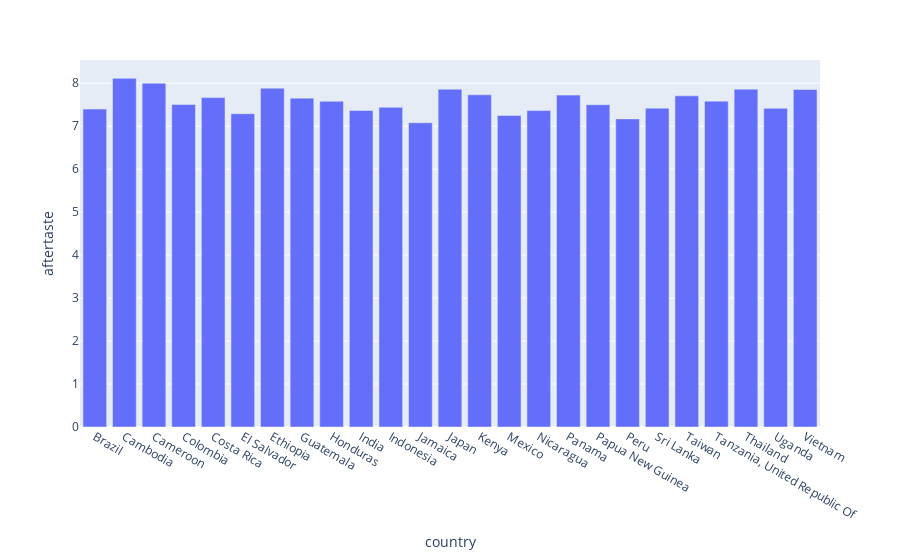

Notebook code for this chart:
### Code cell
coffee_grouped_flavor = working.groupby('country')['aftertaste'].mean().reset_index()
px.bar(coffee_grouped_flavor, x='country', y='aftertaste')

### Figure 1 — Plotly figure (JSON) as saved in the notebook; plotly's stock layout.template omitted (floating-point values rounded to 4 significant figures)
{"data": [{"hovertemplate": "country=%{x}<br>aftertaste=%{y}<extra></extra>", "legendgroup": "", "marker": {"color": "#636efa", "pattern": {"shape": ""}}, "name": "", "orientation": "v", "showlegend": false, "textposition": "auto", "type": "bar", "x": ["Brazil", "Cambodia", "Cameroon", "Colombia", "Costa Rica", "El Salvador", "Ethiopia", "Guatemala", "Honduras", "India", "Indonesia", "Jamaica", "Japan", "Kenya", "Mexico", "Nicaragua", "Panama", "Papua New Guinea", "Peru", "Sri Lanka", "Taiwan", "Tanzania, United Republic Of", "Thailand", "Uganda", "Vietnam"], "xaxis": "x", "y": [7.398, 8.113, 8.0, 7.503, 7.665, 7.29, 7.885, 7.653, 7.58, 7.366, 7.44, 7.08, 7.86, 7.731, 7.25, 7.363, 7.723, 7.5, 7.17, 7.42, 7.707, 7.583, 7.861, 7.415, 7.854], "yaxis": "y"}], "layout": {"barmode": "relative", "legend": {"tracegroupgap": 0}, "margin": {"t": 60}, "xaxis": {"anchor": "y", "domain": [0, 1], "title": {"text": "country"}}, "yaxis": {"anchor": "x", "domain": [0, 1], "title": {"text": "aftertaste"}}}}
